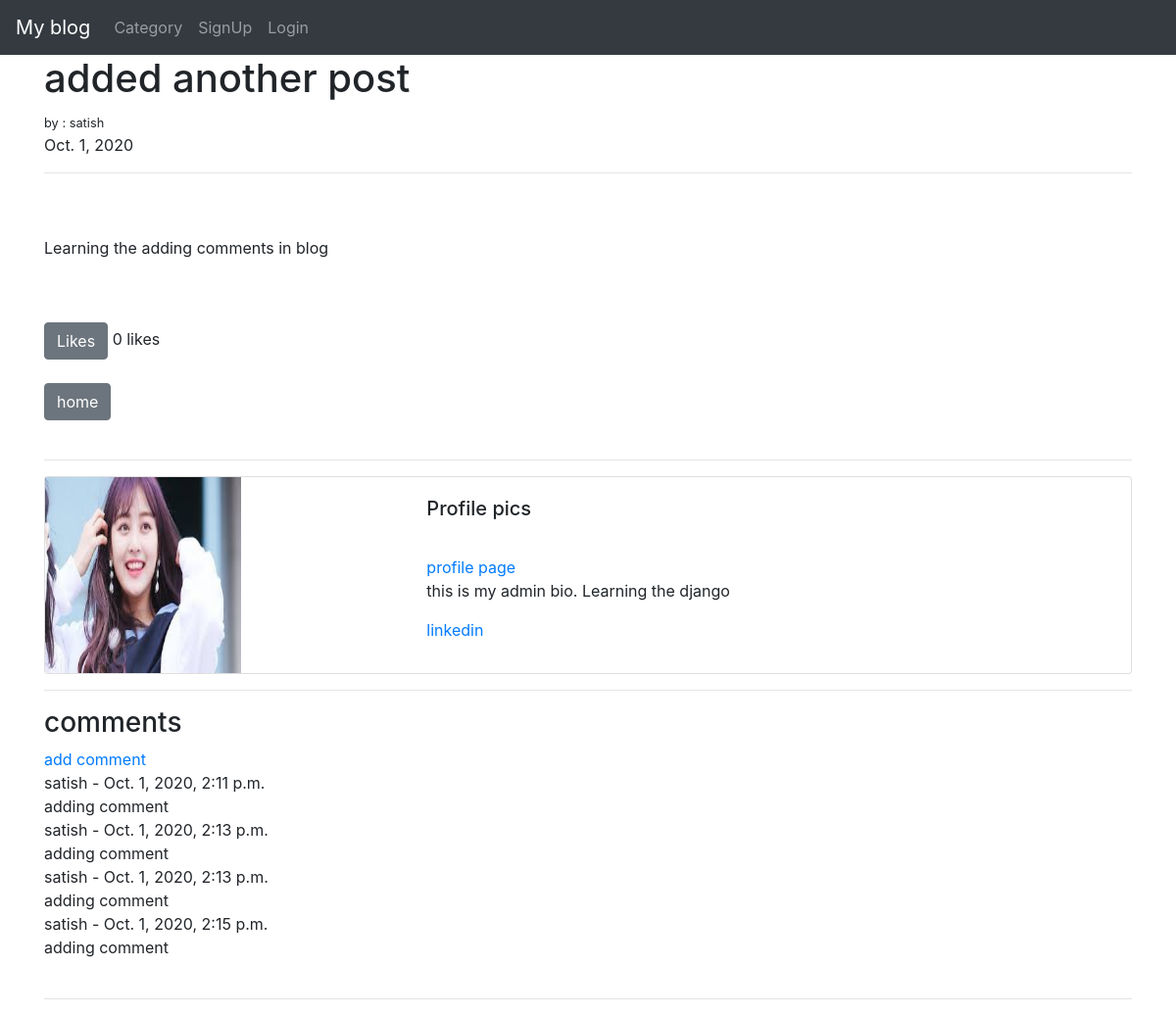
The page /article/39 on the database its author committed.
### theblog/models.py (models this page shows, shortened)
class Post(models.Model):
    title = models.CharField(max_length=255)
    title_tag = models.CharField(max_length=60)
    author = models.ForeignKey(User,on_delete=models.CASCADE)
    category = models.CharField(max_length=100)
    body = RichTextField(blank=True,null=True)
    post_date = models.DateField(auto_now_add=True)
    snippet = models.CharField(max_length=300)
    likes = models.ManyToManyField(User, related_name="blog_post")
    header_image = models.ImageField(null=True, blank=True , upload_to="image/")
    def total_likes(self):
        return self.likes.count()

class Profile(models.Model):
    user = models.OneToOneField(User, null=True, on_delete=models.CASCADE)
    profile_pics = models.ImageField(null=True, blank=True , upload_to="image/profile/")
    linkedin_url = models.CharField(max_length=255, null=True, blank=True)
    bio = models.TextField()

class Comment(models.Model):
    post = models.ForeignKey(Post,related_name="comments", on_delete=models.CASCADE)
    name = models.CharField(max_length=255)
    body = models.TextField()
    date_added = models.DateTimeField(auto_now_add=True)

### theblog/views.py (the view)
# urls.py: path('article/<int:pk>' , ArticleDetailView.as_view() , name="detail"),
class ArticleDetailView(DetailView):
    model = Post
    template_name = 'article_detail.html'
    def get_context_data(self, *args,**kwargs):
        context = super(ArticleDetailView,self).get_context_data(*args,**kwargs)
        like = get_object_or_404(Post,id=self.kwargs['pk'])
        liked = False
        if like.likes.filter(id=self.request.user.id).exists():
            liked = True
        likes = like.total_likes()
        context['likes'] = likes
        context['liked'] = liked
        return context

### theblog/templates/article_detail.html (shortened to what this page needs)
{% extends 'base.html' %}
{% load static %}
{% block content %}
    <h1>{{ post.title }}</h1>
    <small> by : {{ post.author}}</small><br>
    {{post.post_date}}
    <hr>
    <br><br/>
    {{ post.body|safe }}
    <br><br>
    {% if user.is_authenticated %}
        <form action="{% url 'home:like_post' post.pk %}" method="POST">
            {% csrf_token %}
            {% if liked %}
                <button type="submit" name="postLike" value="{{ post.pk }}" class="btn btn-primary">Unlikes</button> {{likes}} likes
            {% else %}
                <button type="submit" name="postLike" value="{{ post.pk }}" class="btn btn-secondary">Likes</button> {{likes}} likes
            {% endif %}
        </form>
    {% else %}
        <button id="click" class="btn btn-secondary">Likes</button> {{likes}} likes
    {% endif %}
    <br><br>
    <a class="btn btn-secondary" href="{% url 'home:home' %}">home</a>
    <br><br>
    <hr>
    <div class="card mb-3">
        <div class="row no-gutters">
          <div class="col-md-4">
            {% if post.author.profile.profile_pics %}
                <img src="{{post.author.profile.profile_pics.url }}" style="width: 200px; height: 200px;" alt="Profile">
            {% else %}
                <img src="{% static 'blog/img/photo.png' %}" style="width: 200px; height: 200px;">
            {% endif %}
        </div>
          <div class="col-md-8">
            <div class="card-body">
              <h5 class="card-title">Profile pics</h5><br>
              <a href="{%url 'signup:show_profile_page' post.author.profile.id %}">profile page</a>
              <p class="card-text">{{ post.author.profile.bio}}</p>
              {% if post.author.profile.linkedin_url %}
              <a class="card-text" href="{{post.author.profile.linkedin_url }}">linkedin</a></small></a>
              {% endif %}
            </div>
          </div>
        </div>
      </div>
    <hr>
    <h3>comments</h3>
    {% if not post.comments.all %}
        No comment yet.... <a href="{% url 'home:add_comment' post.pk %}">click here</a>
    {% else %}
        <a href="{% url 'home:add_comment' post.pk %}">add comment</a>
        {% for comment in post.comments.all %}
            <br>{{ comment.name}} - {{comment.date_added}}<br>
            {{ comment.body }}
        {% endfor %}
    {% endif %}
    <br/><br/>
    <hr>
{% endblock %}

### rows shown on the page
Post: title "added another post", author "satish", post_date "Oct. 1, 2020", body "Learning the adding comments in blog", author.profile.profile_pics (picture), author.profile.bio "this is my admin bio. Learning the django"
Comment: name "satish", date_added "Oct. 1, 2020, 2:11 p.m.", body "adding comment"
Comment: name "satish", date_added "Oct. 1, 2020, 2:13 p.m.", body "adding comment"
Comment: name "satish", date_added "Oct. 1, 2020, 2:13 p.m.", body "adding comment"
Comment: name "satish", date_added "Oct. 1, 2020, 2:15 p.m.", body "adding comment"

### other values the page prints
{{ likes }} "0"
